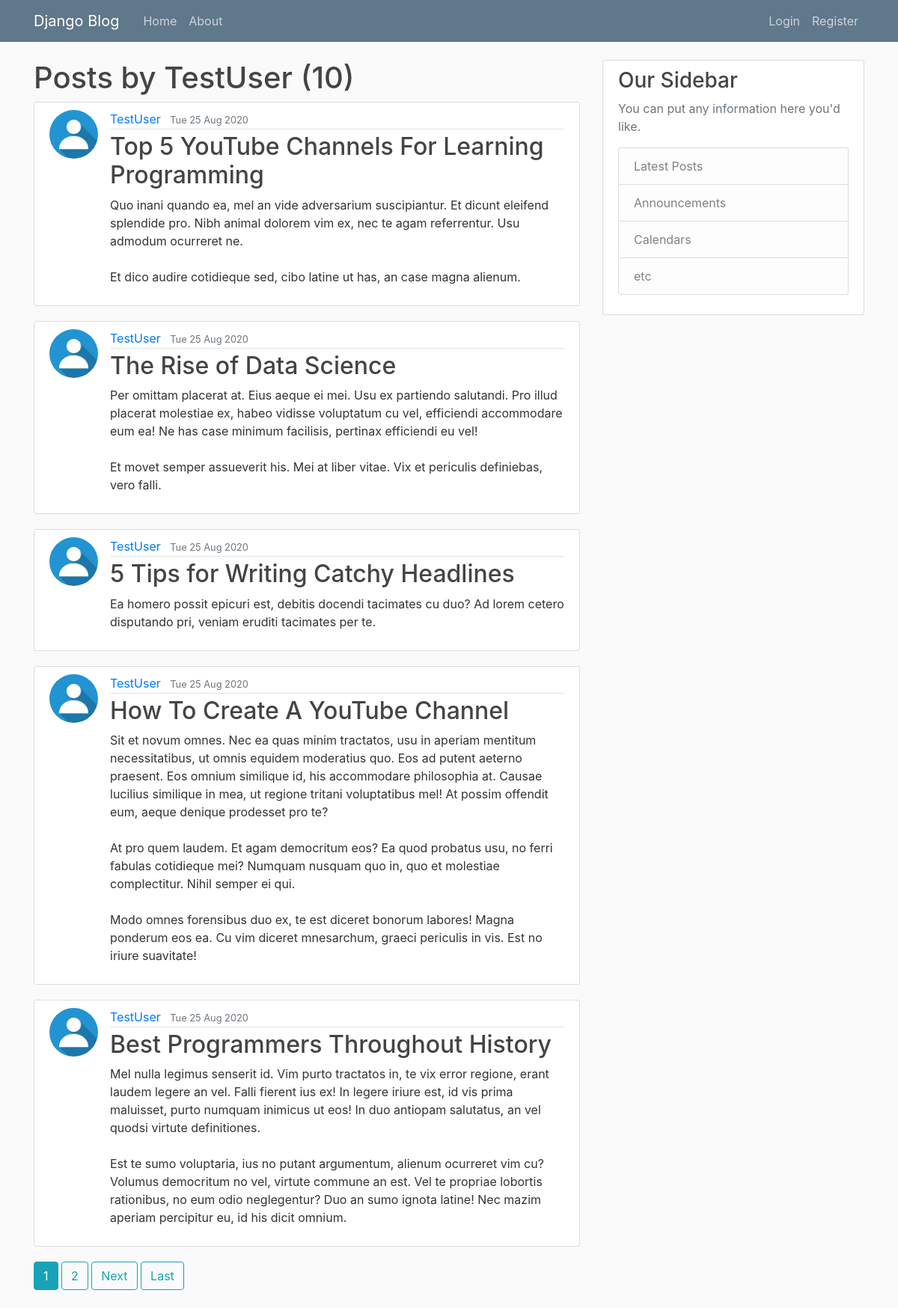
Page /user/TestUser on the earlier database version.
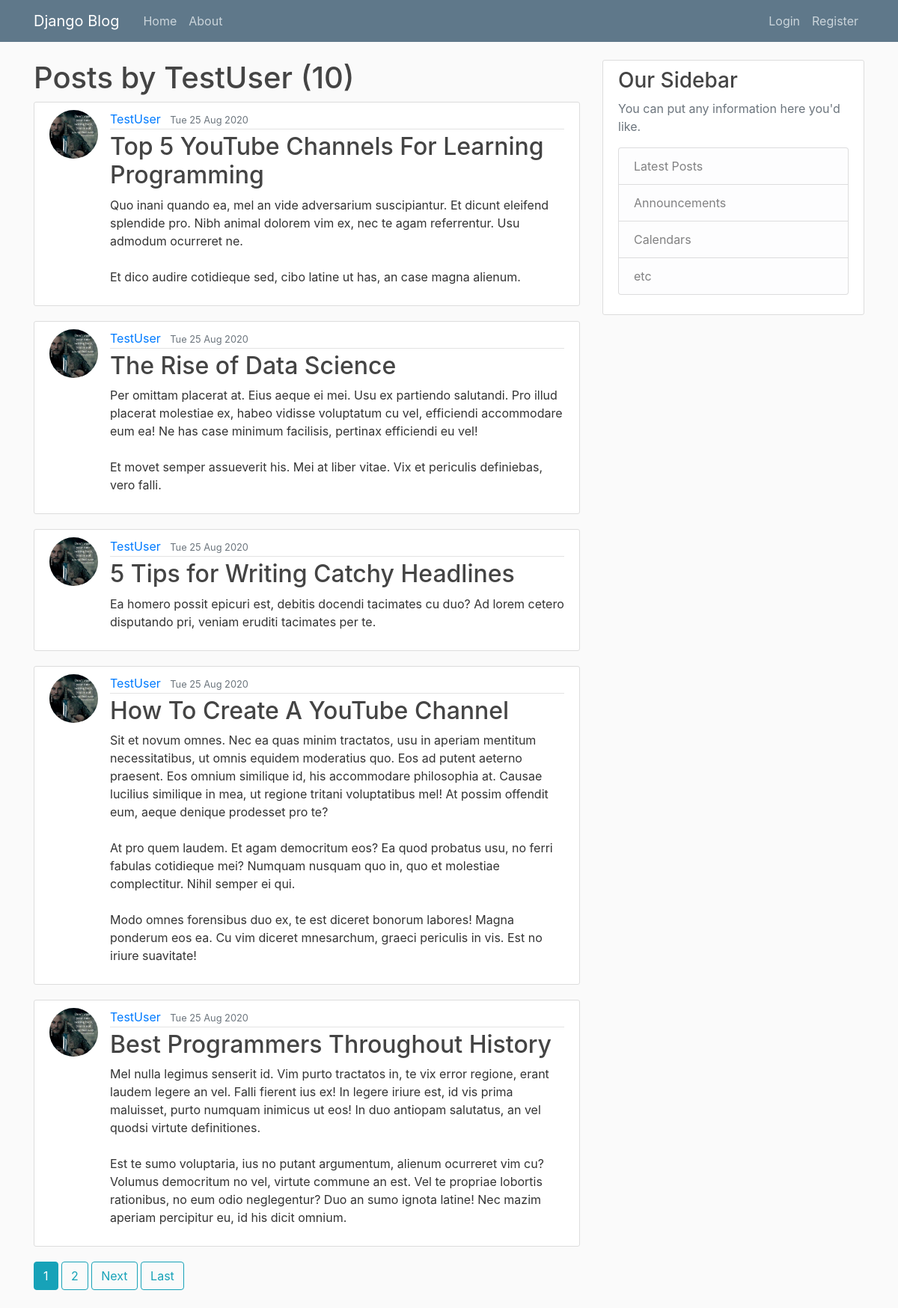
Same page on the later database version.
### blogMain/models.py (models this page shows, shortened)
class Post(models.Model):
    title = models.CharField(max_length=100)
    content = models.TextField()
    date_posted = models.DateTimeField(default = timezone.now)
    author = models.ForeignKey(User,on_delete = models.CASCADE, related_name='user')

### users/models.py (models this page shows, shortened)
class Profile(models.Model):
    user = models.OneToOneField(User, on_delete=models.CASCADE)
    image = models.ImageField(default = 'default.jpg', upload_to = 'profile_pics')

### blogMain/views.py (the view)
# urls.py: path('user/<str:username>', UserPostListView.as_view(), name='user-posts'),
class UserPostListView(ListView):
    model = Post
    template_name = 'blogMain/user_posts.html'
    context_object_name = 'posts'
    paginate_by = 5
    def get_queryset(self):
        user = get_object_or_404(User,username=self.kwargs.get('username'))
        return Post.objects.filter(author = user).order_by('-date_posted')

### blogMain/templates/blogMain/user_posts.html (shortened to what this page needs)
{% extends "blogMain/base.html" %}
{% block body %}
<h1>Posts by {{view.kwargs.username}} ({{page_obj.paginator.count}})</h1>
{% for post in posts %}
<article class="media content-section">
    <img src="{{post.author.profile.image.url}}" class="rounded-circle article-img">
    <div class="media-body">
      <div class="article-metadata">
        <a class="mr-2" href="{% url 'user-posts' post.author.username %}">{{ post.author }}</a>
        <small class="text-muted">{{ post.date_posted|date:"D d M Y" }}</small>
      </div>
      <h2><a class="article-title" href="{% url 'post-detail' post.id %}">{{ post.title }}</a></h2>
      <p class="article-content">{{ post.content }}</p>
    </div>
  </article>
{% endfor %}
{% if is_paginated %}
      {% for num in page_obj.paginator.page_range %}
        {% if page_obj.number == num %}
          <a class="btn btn-info mb-4" href="?page={{ num }}">{{ num }}</a>
        {% elif num > page_obj.number|add:'-3' and num < page_obj.number|add:'3' %}
          <a class="btn btn-outline-info mb-4" href="?page={{ num }}">{{ num }}</a>
        {% endif %}
      {% endfor %}
      {% if page_obj.has_next %}
        <a class="btn btn-outline-info mb-4" href="?page={{ page_obj.next_page_number }}">Next</a>
        <a class="btn btn-outline-info mb-4" href="?page={{ page_obj.paginator.num_pages }}">Last</a>
      {% endif %}
    {% endif %}
{% endblock %}

### blogMain/templates/blogMain/base.html (shortened to what this page needs)
{% load static %}
<html lang="en">
<head>
    <link rel="stylesheet" href="https://maxcdn.bootstrapcdn.com/bootstrap/4.0.0/css/bootstrap.min.css">
    <link rel="stylesheet" type="text/css" href="{% static 'blogMain/main.css' %}">
</head>
<body>
        <header class="site-header">
            <nav class="navbar navbar-expand-md navbar-dark bg-steel fixed-top">
            <div class="container">
                <a class="navbar-brand mr-4" href="/">Django Blog</a>
                <div class="collapse navbar-collapse" id="navbarToggle">
                <div class="navbar-nav mr-auto">
                    <a class="nav-item nav-link" href="{% url 'blog-home' %}">Home</a>
                    <a class="nav-item nav-link" href="{% url 'blog-about' %}">About</a>
                </div>
                <div class="navbar-nav">
                    {% if user.is_authenticated %}
                    <a class="nav-item nav-link" href="{% url 'post-create' %}">New Post</a>
                    <a class="nav-item nav-link" href="{% url 'profile' %}">Profile</a>
                    <a class="nav-item nav-link" href="{% url 'logout' %}">Logout</a>
                    {% else %}
                    <a class="nav-item nav-link" href="{% url 'login' %}">Login</a>
                    <a class="nav-item nav-link" href="{% url 'register' %}">Register</a>
                    {% endif %}
                </div>
                </div>
            </div>
            </nav>
        </header>
    <main role="main" class="container">
  <div class="row">
    <div class="col-md-8">
      {% block body %}{% endblock %}
    </div>
    <div class="col-md-4">
      <div class="content-section">
        <h3>Our Sidebar</h3>
        <p class='text-muted'>You can put any information here you'd like.
          <ul class="list-group">
            <li class="list-group-item list-group-item-light">Latest Posts</li>
            <li class="list-group-item list-group-item-light">Announcements</li>
            <li class="list-group-item list-group-item-light">Calendars</li>
            <li class="list-group-item list-group-item-light">etc</li>
          </ul>
        </p>
      </div>
    </div>
  </div>
</main>
</body>
</html>

### blogMain/static/blogMain/main.css (style rules this page uses)
body { background: #fafafa; color: #333333; margin-top: 5rem; }
h1, h2, h3, h4, h5, h6 { color: #444444; }
ul { margin: 0; }
.bg-steel { background-color: #5f788a; }
.site-header .navbar-nav .nav-link { color: #cbd5db; }
.content-section { background: #ffffff; padding: 10px 20px; border: 1px solid #dddddd; border-radius: 3px; margin-bottom: 20px; }
.article-title { color: #444444; }
.article-content { white-space: pre-line; }
.article-img { height: 65px; width: 65px; margin-right: 16px; }
.article-metadata { padding-bottom: 1px; margin-bottom: 4px; border-bottom: 1px solid #e3e3e3 }

Differences in the rows shown:
changed through a linked row, Post "Top 5 YouTube Channels For Learning Programming": author.profile.image: picture added in place of a placeholder
changed through a linked row, Post "The Rise of Data Science": author.profile.image: picture added in place of a placeholder
changed through a linked row, Post "5 Tips for Writing Catchy Headlines": author.profile.image: picture added in place of a placeholder
changed through a linked row, Post "How To Create A YouTube Channel": author.profile.image: picture added in place of a placeholder
changed through a linked row, Post "Best Programmers Throughout History": author.profile.image: picture added in place of a placeholder
